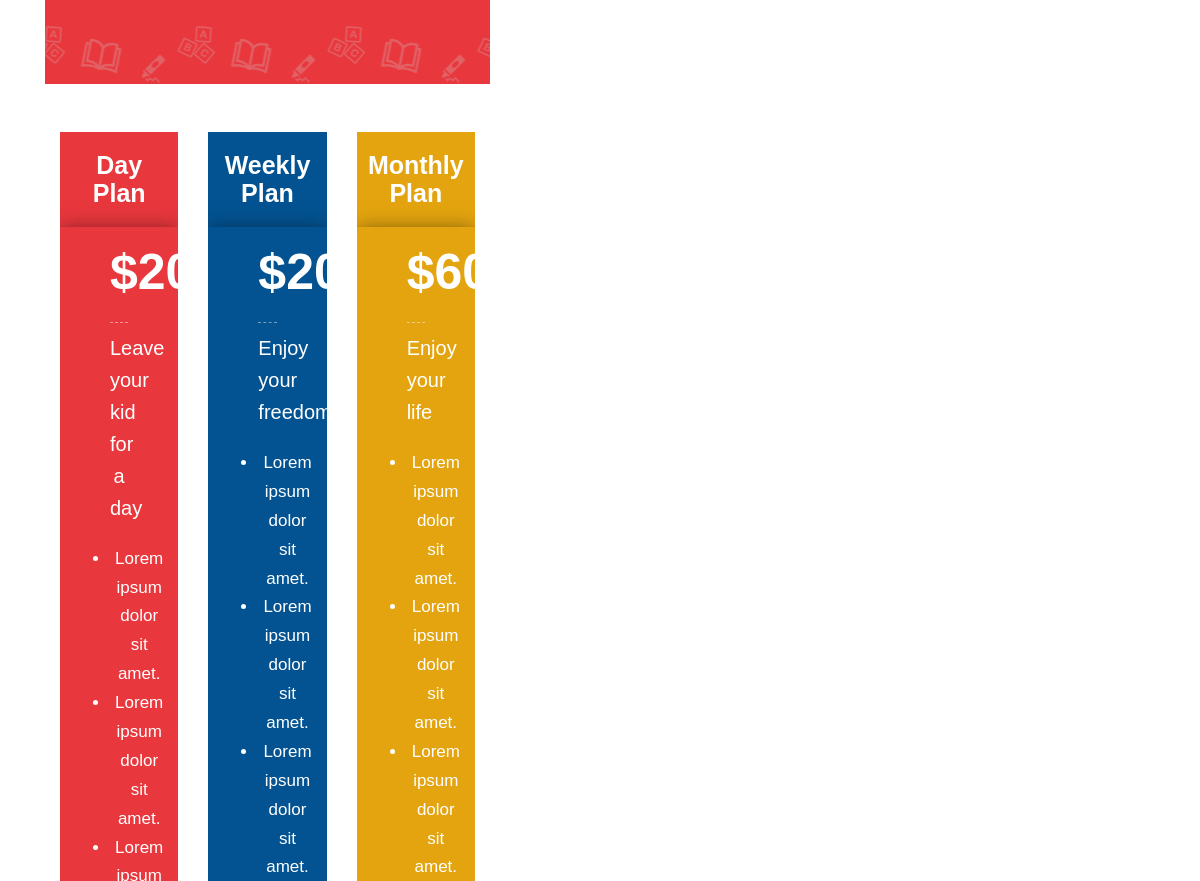
/daycares/ (middle part), run on an earlier commit of the app's database.
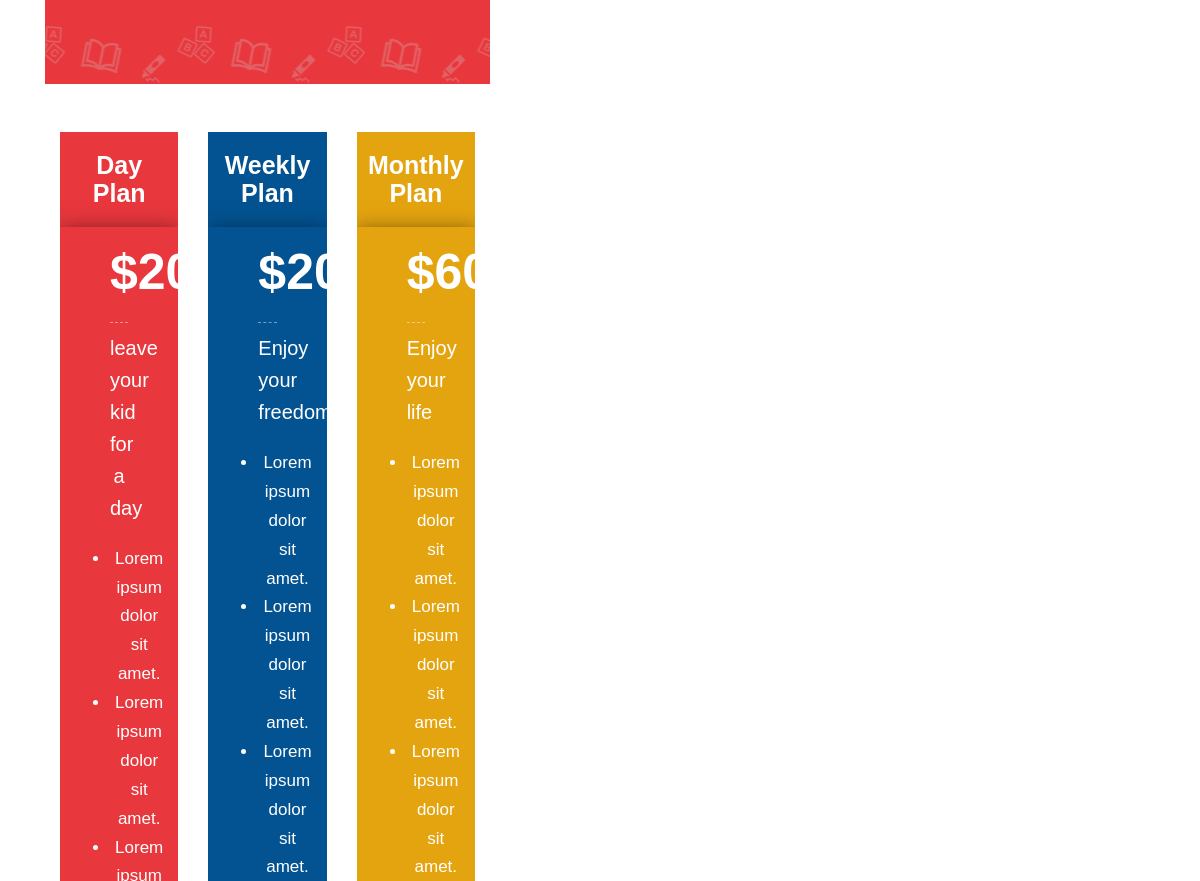
And on a later commit of the database.
### daycares/models.py (models this page shows, shortened)
class Daycare(models.Model):
    name = models.CharField(max_length=200)
    price = models.IntegerField()
    discription = models.CharField(max_length=50)
    intro1 = models.CharField(max_length=50)
    intro2 = models.CharField(max_length=50)
    intro3 = models.CharField(max_length=50)
    intro4 = models.CharField(max_length=50)

### daycares/views.py (the view)
# urls.py: path('', views.index, name='activities'),
def index(request):
    daycares = Daycare.objects.all()
    context = {'daycares': daycares}
    return render(request, 'daycare/daycare.html', context)

### templates/daycare/daycare.html (shortened to what this page needs)
{% extends 'base.html' %}
{% load static %}
{% block content %}
  <div id="page-wrapper">
         <div class="page container">
            <div class="row mb-5">
               <div class="col-lg-5">
            <div class="container-fluid bg-primary block-padding pattern2 pt-lg-0">
            </div>
            <div class="col-lg-12 mt-5">
               {% if daycares %}
               <div class="row">
                    {% for daycare in daycares %}
                  <div class="col-lg-4 col-md-12">
                     <div class="pricingTable">
                        <div
                        {% if daycare.id == 1 %}
                        class="pricingTable-header bg-primary"
                        {% elif daycare.id == 2 %}
                        class="pricingTable-header bg-secondary"
                        {% else %}
                        class="pricingTable-header bg-tertiary"
                        {% endif %}
                        >
                        <h3 class="title">{{daycare.name}}</h3>
                        </div>
                        <div
                        {% if daycare.id == 1 %}
                        class="pricingTable-header bg-primary"
                        {% elif daycare.id == 2 %}
                        class="pricingTable-header bg-secondary"
                        {% else %}
                        class="pricingTable-header bg-tertiary"
                        {% endif %}
                        >
                           <div class="price-value">
                              <span class="amount">${{daycare.price}}</span>
                              <span class="month">{{daycare.discription}}</span>
                           </div>
                           <ul>
                              <li>{{daycare.intro1}}</li>
                              <li>{{daycare.intro2}}</li>
                              <li>{{daycare.intro3}}</li>
                           </ul>
                        </div>
                     </div>
                  </div>
                  {% endfor %}
                </div>
                {% else %}
                <p>no price value available, please enter information at administrative page</p>
                {% endif %}
            </div>
         </div>
        </div>
{% endblock %}

### templates/base.html (shortened to what this page needs)
{% load static %}
<!DOCTYPE html>
<html lang="en">
   <head>
      <link href="{% static 'css/all.css' %}" rel="stylesheet">
      <link href="{% static 'fonts/fontawesome/fontawesome-all.min.css' %}" rel="stylesheet" type="text/css" />
      <link href="{% static 'vendor/bootstrap/css/bootstrap.min.css' %}" rel="stylesheet">
      <link href="{% static 'css/style.css' %}" rel="stylesheet">
      <link href="{% static 'css/plugins.css' %}" rel="stylesheet">
      <link href="{% static 'styles/maincolors.css' %}" rel="stylesheet">
      <link rel="stylesheet" href="{% static 'vendor/layerslider/css/layerslider.css' %}">
   </head>
   <body>
        {% block content %} {% endblock %}
    </body>
</html>

### templates/partials/_navbar.html (shortened to what this page needs)
{% load static %}

### templates/partials/_footer.html (shortened to what this page needs)
{% load static %}

### static/css/style.css (style rules this page uses)
body { font-family: 'Source Sans pro', sans-serif; color: #6A6A71; font-size: 17px; line-height: 1.7; overflow-x: hidden; }
h3 { font-family: 'Nunito', sans-serif; font-size: 2.2em; color: #151515; font-weight: 600; margin-bottom: 20px; line-height: 1.1; }
.pricingTable { transition: all 0.7s ease-in-out; text-align: center; overflow: hidden; }
.pricingTable .pricingTable-header { color: #fff; padding: 20px 10px; position: relative; z-index: 1; box-shadow: 0px 3px 20px #00000082; }
.pricingTable .pricingTable-header:before, .pricingTable .pricingTable-header:after { content: ''; background: linear-gradient(225deg, #231f1f 49%, transparent 50%); height: 20px; width: 20px; position: absolute; left: 0; bottom: -20px; }
.pricingTable .pricingTable-header:after { transform: rotateY(180deg); left: auto; right: 0; }
.pricingTable .title { font-size: 25px; margin: 0; color: #fff; }
.pricingTable .price-value { color: #fff; margin: 0 40px 20px; }
.pricingTable .amount { font-size: 50px; font-weight: 800; line-height: 50px; padding-bottom: 25px; margin: 0 0 10px; border-bottom: 1px dashed #ffffff73; display: block; }
.pricingTable .month { font-size: 20px; line-height: 30px; }
.pricingTable.pricingTable-header:before, .pricingTable .pricingTable-header:after { background: linear-gradient(225deg, #231f1f 49%, transparent 50%); }
.pattern2 { background-image: url("../img/ornaments/pattern2.png"); background-position: center bottom; background-repeat: repeat-x; }
.container-fluid { padding-right: 0px; padding-left: 0px; }
.block-padding { padding-top: 70px; padding-bottom: 70px; }
.page { background-color: #fff; padding-top: 120px; padding-bottom: 70px; }

### abc_tots/static/styles/maincolors.css (style rules this page uses)
.sea, .jumbo-heading, .dot1, .dot2, .nav-tabs .nav-link.active, .nav-tabs .nav-link:hover, .owl-prev i:hover, .owl-next i:hover, .jumbotron .breadcrumb, .accordion .card-link.collapsed, .btn-quaternary, .badge-default, .bg-secondary, .dropdown-menu, .btn-primary, .back-to-top i:hover, .alert-secondary, .badge-secondary, .nav-pills .nav-link.active, .nav-pills .nav-link:hover, .nav-pills .nav-link:focus, .nav-pills .show>.nav-link, .page-link:hover, .page-link.active, .btn-secondary:hover, .btn-secondary:focus { background-color: #035392; }
.bg-secondary { background-color: #035392!important; }
.bg-primary { background-color: #E8373D!important; }
.nav-tabs .nav-link, .owl-prev i, .owl-next i, .table thead, .gallery-thumb i, .navbar .nav-item:hover, .blog-box .date, .btn-quaternary, .btn-tertiary:hover, .bg-tertiary, .dropdown-item:focus, .dropdown-item:hover, .dropdown-item.active, .accordion-cards .card-header:hover, .accordion-cards .card-header:focus, .badge-primary, .owl-theme .owl-dots .owl-dot.active span, .owl-theme .owl-dots .owl-dot:hover span, .alert-primary, .list-group-item-action:focus, .list-group-item-action:hover { background-color: #e4a40f; }

What changed in the data, as far as the page shows it:
changed Daycare "Day Plan": discription "Leave your kid for a day" → "leave your kid for a day"
